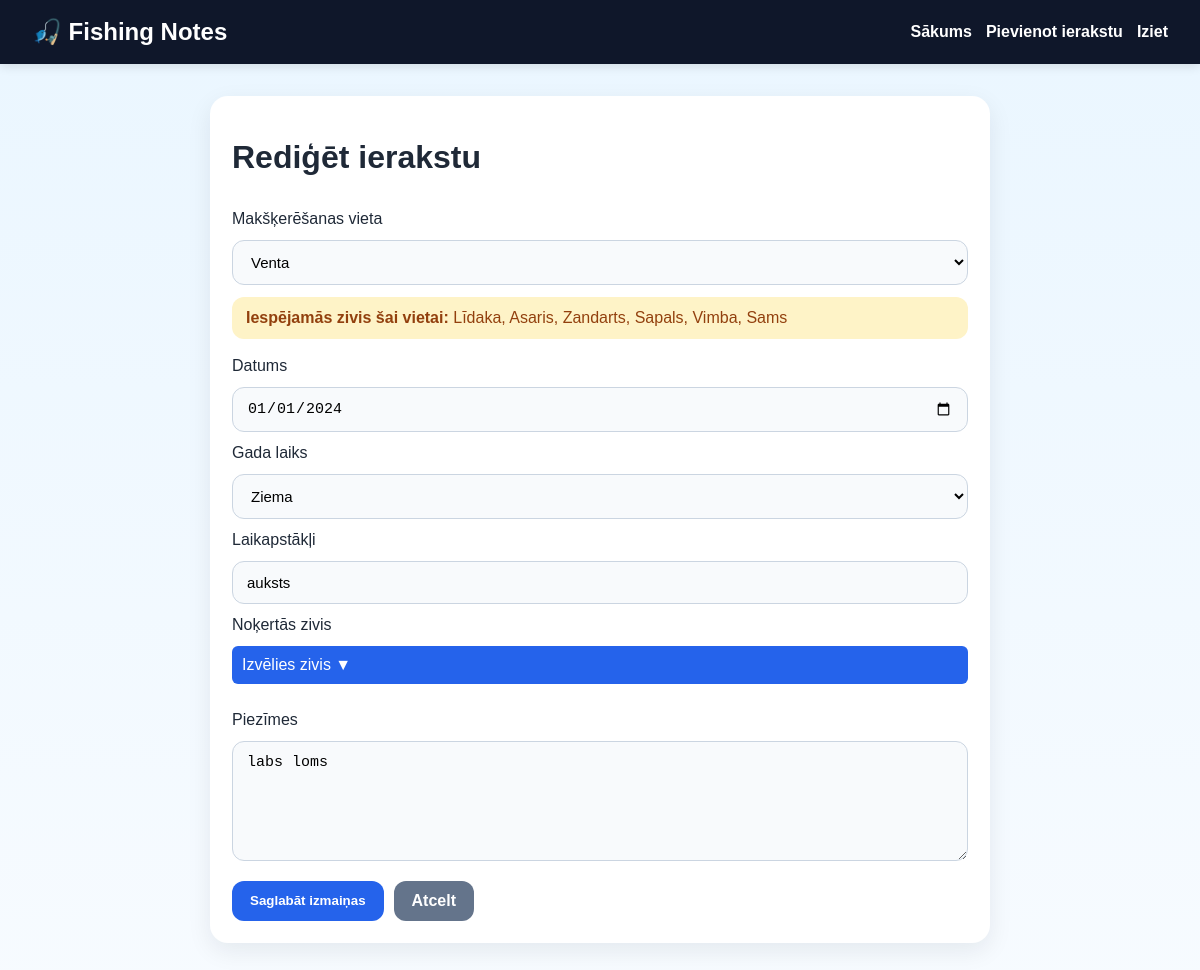
The app's page /edit/6 (signed in) with its own data.
### tables this page shows
CREATE TABLE notes (
        id INTEGER PRIMARY KEY AUTOINCREMENT,
        location TEXT NOT NULL,
        date TEXT NOT NULL,
        season TEXT NOT NULL,
        weather TEXT NOT NULL,
        notes TEXT,
        user_id INTEGER NOT NULL,
        FOREIGN KEY (user_id) REFERENCES users(id)
    );

### app.py (the view, shortened to what this page needs)
@app.route("/edit/<int:note_id>", methods=["GET", "POST"])
def edit_note(note_id):
    if "user_id" not in session:
        return redirect(url_for("login"))
    conn = get_db_connection()
    note = conn.execute(
        "SELECT * FROM notes WHERE id = ? AND user_id = ?",
        (note_id, session["user_id"])
    ).fetchone()
    if not note:
        conn.close()
        return redirect(url_for("dashboard"))
    fish_rows = conn.execute("SELECT * FROM fish ORDER BY name").fetchall()
    selected_rows = conn.execute(
        "SELECT fish_id FROM note_fish WHERE note_id = ?",
        (note_id,)
    ).fetchall()
    selected_ids = [row["fish_id"] for row in selected_rows]
    conn.close()
    return render_template(
        "edit_note.html",
        note=note,
        fish=fish_rows,
        selected_ids=selected_ids,
        locations=OFFICIAL_LOCATIONS,
        suggested_fish=get_possible_fish_by_location(note["location"])
    )

### app.py (called while the page is built)
def get_db_connection():
    conn = sqlite3.connect("fishing.db")  # pieslēgums DB
    conn.row_factory = sqlite3.Row  # kolonnas pēc nosaukuma
    return conn

def get_possible_fish_by_location(location_name):
    fish_map = {
        "Venta": ["Līdaka", "Asaris", "Zandarts", "Sapals", "Vimba", "Sams"],
        "Abava": ["Forele", "Alata", "Asaris", "Līdaka"],
        "Daugava": ["Līdaka", "Zandarts", "Sams", "Asaris", "Plaudis"],
        "Lielupe": ["Līdaka", "Zandarts", "Asaris", "Karūsa"],
        "Usmas ezers": ["Līdaka", "Asaris", "Zandarts", "Līnis"],
        "Engures ezers": ["Līdaka", "Asaris", "Līnis", "Karūsa"],
        "Burtnieku ezers": ["Līdaka", "Asaris", "Zandarts", "Plaudis"],
        "Lubāna ezers": ["Līdaka", "Asaris", "Karūsa", "Līnis"]
    }
    return fish_map.get(location_name, ["Līdaka", "Asaris", "Zandarts"])

### templates/edit_note.html (shortened to what this page needs)
{% extends "base.html" %}
{% block content %}
<div class="form-page">
    <form method="POST" class="card big-form">
        <h1>Rediģēt ierakstu</h1>
        <label>Makšķerēšanas vieta</label>
        <select name="location" required>
            {% for location in locations %}
            <option value="{{ location }}" {% if note.location == location %}selected{% endif %}>{{ location }}</option>
            {% endfor %}
        </select>
        <div class="hint-box">
            <strong>Iespējamās zivis šai vietai:</strong> {{ suggested_fish | join(", ") }}
        </div>
        <label>Datums</label>
        <input name="date" type="date" value="{{ note.date }}" required>
        <label>Gada laiks</label>
        <select name="season" required>
            <option value="Ziema" {% if note.season == "Ziema" %}selected{% endif %}>Ziema</option>
        </select>
        <label>Laikapstākļi</label>
        <input name="weather" value="{{ note.weather }}" required>
        <label>Noķertās zivis</label>
        <div class="dropdown">
            <div class="dropdown-btn" onclick="toggleDropdown()">
                Izvēlies zivis ▼
            </div>
        </div>
        <label>Piezīmes</label>
        <textarea name="notes">{{ note.notes }}</textarea>
        <div class="actions">
            <button type="submit" class="btn">Saglabāt izmaiņas</button>
            <a href="{{ url_for('dashboard') }}" class="btn btn-secondary">Atcelt</a>
        </div>
    </form>
</div>
{% endblock %}

### style.css (style rules this page uses)
* { box-sizing: border-box; }
body { margin: 0; font-family: Arial, sans-serif; background: linear-gradient(180deg, #eaf6ff 0%, #f7fbff 100%); color: #1f2937; }
.card { background: white; border-radius: 18px; padding: 22px; box-shadow: 0 8px 24px rgba(15, 23, 42, 0.08); }
.form-card, .big-form { display: flex; flex-direction: column; gap: 12px; }
input, select, textarea { width: 100%; padding: 12px 14px; border: 1px solid #cbd5e1; border-radius: 12px; font-size: 15px; background: #f8fafc; }
textarea { min-height: 120px; resize: vertical; }
.btn { display: inline-block; background: #2563eb; color: white; padding: 11px 18px; border: none; border-radius: 12px; text-decoration: none; font-weight: 700; cursor: pointer; }
.btn-secondary { background: #64748b; }
.actions { display: flex; flex-wrap: wrap; gap: 10px; margin-top: 8px; }
.form-page { display: flex; justify-content: center; }
.big-form { width: 100%; max-width: 780px; }
.hint-box { background: #fef3c7; color: #92400e; padding: 12px 14px; border-radius: 12px; margin-bottom: 6px; }
.dropdown { position: relative; margin-bottom: 15px; }
.dropdown-btn { padding: 10px; background: #2563eb; color: white; border-radius: 6px; cursor: pointer; }

### records on screen
notes: location "Venta", date "01/01/2024", season "Ziema", weather "auksts", notes "labs loms"

### other values on screen
{{ suggested_fish | join(", ") }} "Līdaka, Asaris, Zandarts, Sapals, Vimba, Sams"
